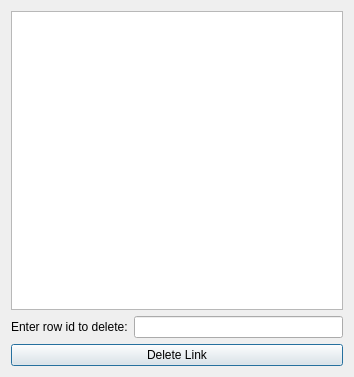
<?xml version="1.0" encoding="UTF-8"?>
<ui version="4.0">
 <class>deletel</class>
 <widget class="QDialog" name="deletel">
  <property name="geometry">
   <rect>
    <x>0</x>
    <y>0</y>
    <width>354</width>
    <height>377</height>
   </rect>
  </property>
  <property name="windowTitle">
   <string>Dialog</string>
  </property>
  <layout class="QVBoxLayout" name="verticalLayout">
   <item>
    <widget class="QTableWidget" name="tableWidget"/>
   </item>
   <item>
    <layout class="QHBoxLayout" name="horizontalLayout">
     <item>
      <widget class="QLabel" name="label">
       <property name="text">
        <string>Enter row id to delete:</string>
       </property>
      </widget>
     </item>
     <item>
      <widget class="QLineEdit" name="lineEdit"/>
     </item>
    </layout>
   </item>
   <item>
    <widget class="QPushButton" name="pushButton">
     <property name="text">
      <string>Delete Link</string>
     </property>
    </widget>
   </item>
  </layout>
 </widget>
 <resources/>
 <connections/>
</ui>
